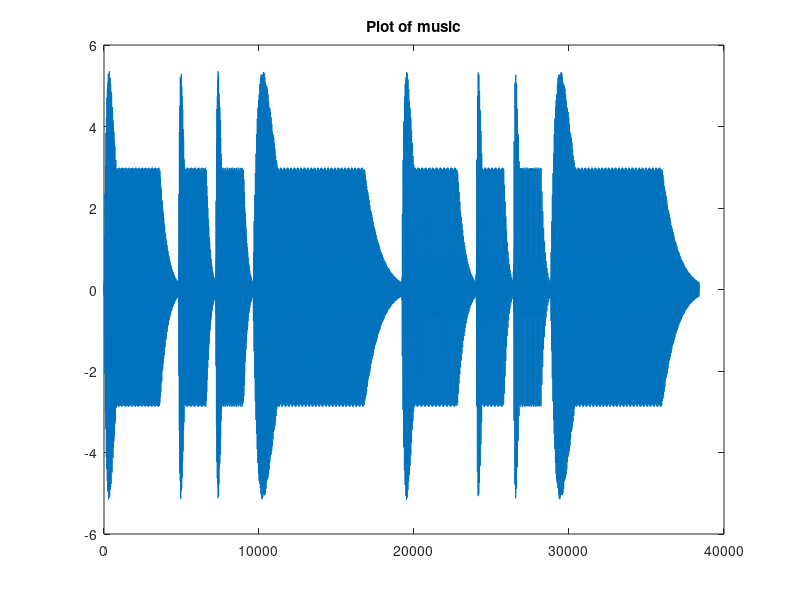

This figure's MATLAB source:
inter = 2^(1/12);
basefreq = 220 * inter^8; %baseFreq=F4 in this song

sampfreq = 8000;
beat = 0.6;

%freq used in this song
sound1 = basefreq;
sound5 = basefreq * inter^7;
sound6 = basefreq * inter^9;
sound2 = basefreq * inter^2;
sound6low = basefreq / (inter^3);

%  play the music
mfreq = [
    sound5;sound5;sound6;
    sound2;
    sound1;sound1;sound6low;
    sound2
];%frequnce sequnce of the song

beats= [
    1;0.5;0.5;
    2;
    1;0.5;0.5;
    2;
];%beats sequnce of the song

%parameters
a=100;
b=10;
c=2.5;
d=0.0082;
mag=[0.07 1 1.46 0.96 1.10 0.05 0.11 0.36 0.12 0.14 0.06 0.01 0.01];%amplitude of harmonics

music = [];
for i=1:8
    t = linspace(0,beat*beats(i),sampfreq*beat*beats(i));

    z1 = cos(0*pi*mfreq(i)*t);
    z2 = sin(1*pi*mfreq(i)*t);
    z3 = sin(2*pi*mfreq(i)*t);
    z4 = sin(3*pi*mfreq(i)*t);
    z5 = sin(4*pi*mfreq(i)*t);
    z6 = sin(5*pi*mfreq(i)*t);
    z7 = sin(6*pi*mfreq(i)*t);
    z8 = sin(7*pi*mfreq(i)*t);
    z9 = sin(8*pi*mfreq(i)*t);
    z10 = sin(9*pi*mfreq(i)*t);
    z11 = sin(10*pi*mfreq(i)*t);
    z12 = sin(11*pi*mfreq(i)*t);
    z13 = sin(12*pi*mfreq(i)*t);

    %envelop function
    %func1
    x1 = linspace(0, beat/6, sampfreq*beat*beats(i)/6);
    y1 = x1 .* (exp(-b*x1) .^c);
    %func2
    x2 = linspace(beat/6, beat*4.5/6, sampfreq*beat*beats(i)*3.5/6);
    dd = linspace(d, d, sampfreq*beat*beats(i)*3.5/6);
    y2 = dd;
    %func3
    x3 = linspace(beat*4.5/6, beat, sampfreq*beat*beats(i)*1.5/6);
    y3 = (x3-0.35) .* (exp(-b*(x3-0.35)) .^c);
    %combination
    envfunct = a*[y1 y2 y3];

    music = [music, mag(1)*z1.* envfunct+mag(2)*z2.* envfunct+mag(3)*z3.* envfunct+mag(4)*z4.* envfunct+mag(5)*z5.* envfunct+mag(6)*z6.* envfunct+mag(7)*z7.* envfunct+mag(8)*z8.* envfunct+mag(9)*z9.* envfunct+mag(10)*z10.* envfunct+mag(11)*z11.* envfunct+mag(12)*z12.* envfunct+mag(13)*z13.* envfunct];%multiply
end

sound(music,sampfreq);
audiowrite('C:\Users\LJW\Desktop\音乐合成大作业\hw_result\result3_10.wav', music, sampfreq,'BitsPerSample',32);%cut down to save
plot([0:length(music)-1],music);title('Plot of music');